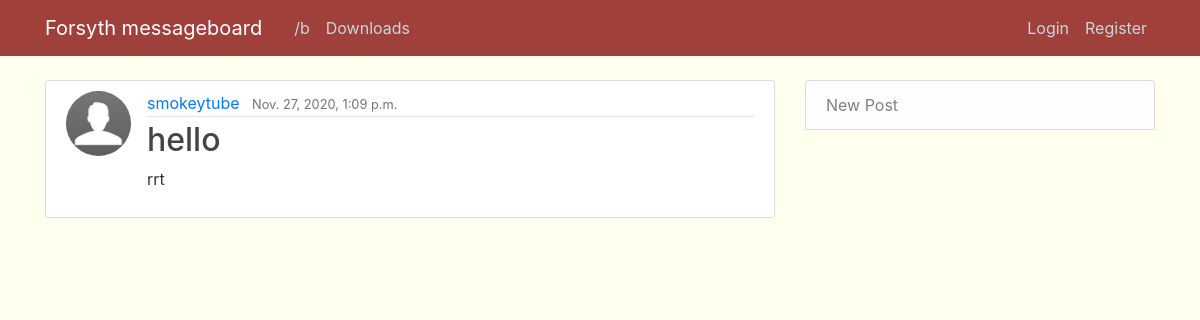
Page /brandom/post/18/ on the committed database.
### brandom/models.py (models this page shows, shortened)
class Post(models.Model):
    title = models.CharField(max_length=100)
    content = models.TextField()
    date_posted = models.DateTimeField(default=timezone.now)
    author = models.ForeignKey(User, on_delete=models.CASCADE)

### users/models.py (models this page shows, shortened)
class Profile(models.Model):
    user = models.OneToOneField(User, on_delete=models.CASCADE)
    image = models.ImageField(default='default.jpg', upload_to='profile_pics')

### brandom/views.py (the view)
# urls.py: path('post/<int:pk>/', PostDetailView.as_view(), name='post-detail'),
class PostDetailView(DetailView):
    model = Post

### brandom/templates/brandom/post_detail.html (shortened to what this page needs)
{% extends "brandom/base.html" %}
{% block content %}
    <article class="media content-section">
    <img class="rounded-circle article-img" src="{{ object.author.profile.image.url }}">
<div class="media-body">
    <div class="article-metadata">
    <a class="mr-2" href="{% url 'user-posts' object.author.username %}">{{ object.author }}</a>
    <small class="text-muted">{{ object.date_posted }}</small>
    </div>
    <h2 class="article-title">{{ object.title }}</h2>
    <p class="article-content">{{ object.content }}</p>
</div>
</article>
{% endblock content %}

### brandom/static/brandom/main.css (style rules this page uses)
body { background: #FFFFEE; color: #333333; margin-top: 5rem; }
h1, h2, h3, h4, h5, h6 { color: #444444; }
.content-section { background: #ffffff; padding: 10px 20px; border: 1px solid #dddddd; border-radius: 3px; margin-bottom: 20px; }
.article-title { color: #444444; }
.article-content { white-space: pre-line; }
.article-img { height: 65px; width: 65px; margin-right: 16px; }
.article-metadata { padding-bottom: 1px; margin-bottom: 4px; border-bottom: 1px solid #e3e3e3 }

### rows in the picture
Post: author.profile.image (placeholder picture), author "smokeytube", date_posted "Nov. 27, 2020, 1:09 p.m.", title "hello", content "rrt"
